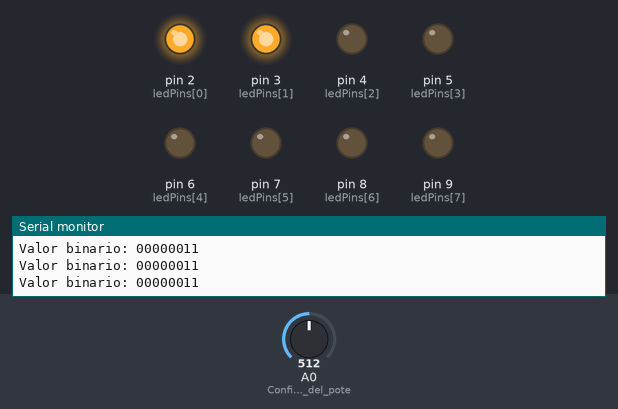
Recording of a sketch running on a simulated Arduino Uno, built with avr-gcc and run on an emulated ATmega328P. On the bench: output pins drawn as LEDs (lit = HIGH), the last lines printed to the serial monitor. The test bench sets the inputs (shaded band); at power-on: A0 (Configura_el_pin_del_pote) = 512.

Above: at 1.2 s.
1.3 s: A0 (Configura_el_pin_del_pote) set to 570
2.8 s: A0 (Configura_el_pin_del_pote) set to 592
At 3.8 s:
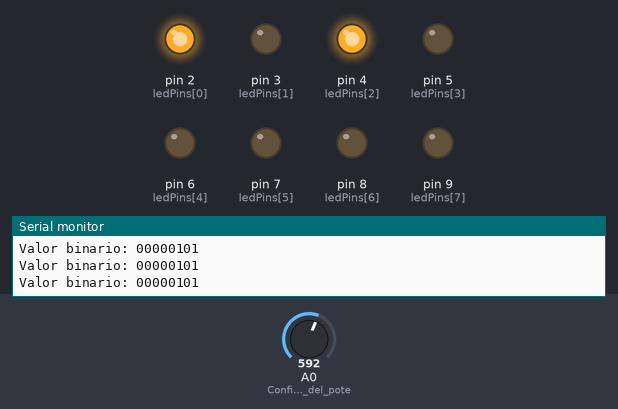
4.3 s: A0 (Configura_el_pin_del_pote) set to 306
At 4.7 s:
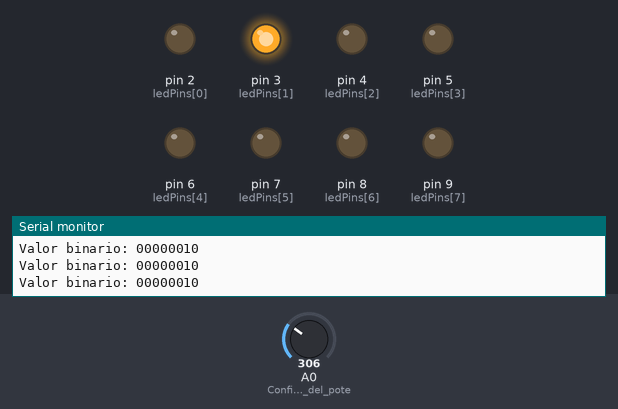
5.8 s: A0 (Configura_el_pin_del_pote) set to 299
7.3 s: A0 (Configura_el_pin_del_pote) set to 275
At 8.5 s:
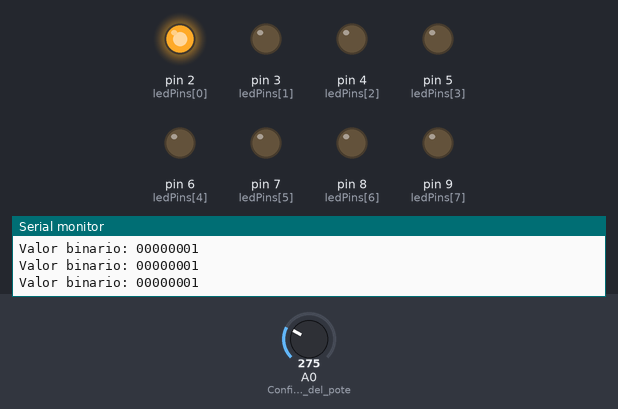
8.8 s: A0 (Configura_el_pin_del_pote) set to 511
At 9.6 s:
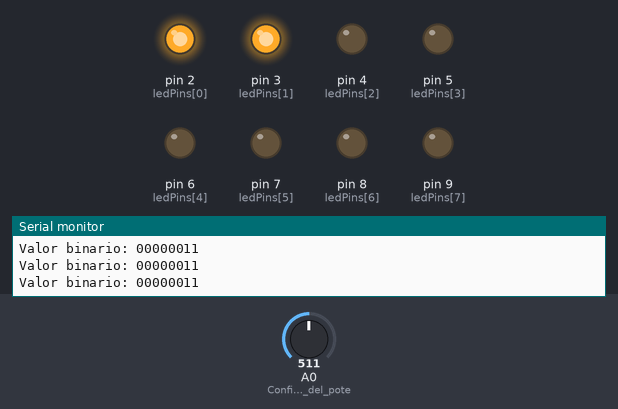
Timing chart, 0 to 11.3 s (numbered marks = the images above; inputs shaded):
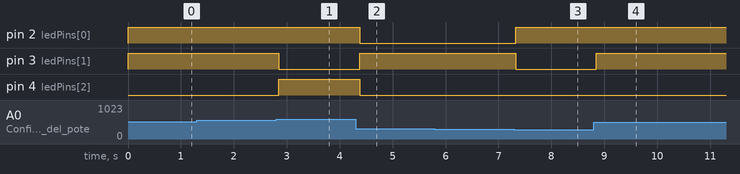

The sketch:

FIBO.ino
```cpp
const int numLeds = 8; // Número de leds utilizados
const int ledPins[numLeds] = {2, 3, 4, 5, 6, 7, 8, 9}; // Pinout de cada uno de los leds
int fib[numLeds]; // Array para almacenar los valores de la secuencia Fibonacci
void setup() {
  // Configura cada uno de los pines de los leds como salida
  for (int i = 0; i < numLeds; i++) {
    pinMode(ledPins[i], OUTPUT);
  }
  pinMode(A0, INPUT); // Configura el pin del potenciómetro como entrada
  Serial.begin(9600); // Inicializa la comunicación serial
  // Calcula los primeros valores de la secuencia Fibonacci
  fib[0] = 1;
  fib[1] = 1;
  for (int i = 2; i < numLeds; i++) {
    fib[i] = fib[i - 1] + fib[i - 2];
  }
}
void loop() {
  int val = analogRead(A0); // Lee el valor del potenciómetro
  int index = map(val, 0, 1023, 0, 7); // Convierte el valor leído en un índice para la secuencia Fibonacci
  int binary = fib[index]; // Selecciona un valor de la secuencia
  String binaryString = ""; // Inicializa una cadena para almacenar el valor binario
  for (int i = 0; i < numLeds; i++) {
    int ledVal = binary % 2; // Obtiene el último dígito binario del valor
    binary = binary / 2; // Quita el último dígito binario del valor
    digitalWrite(ledPins[i], ledVal); // Escribe el valor en el led correspondiente
    binaryString = String(ledVal) + binaryString; // Concatena el valor binario a la cadena
  }
  Serial.println("Valor binario: " + binaryString); // Muestra el valor binario en la consola serial
  delay(100); // Espera un poco antes de volver a repetir el ciclo
}
```

Measured:
- the behaviour switches between 584 and 585 on A0 (Configura_el_pin_del_pote) (found by bisection; images 0 and 1)
- the behaviour switches between 293 and 292 on A0 (Configura_el_pin_del_pote) (found by bisection; images 2 and 3)
- after the input at 2.8 s, pin 3 (ledPins[1]): HIGH → LOW after 0.05 s; pin 4 (ledPins[2]): LOW → HIGH after 0.05 s
- after the input at 4.3 s, pin 2 (ledPins[0]), pin 4 (ledPins[2]): HIGH → LOW after 0.08 s; pin 3 (ledPins[1]): LOW → HIGH after 0.08 s
- after the input at 7.3 s, pin 2 (ledPins[0]): LOW → HIGH at once; pin 3 (ledPins[1]): HIGH → LOW at once
- after the input at 8.8 s, pin 3 (ledPins[1]): LOW → HIGH after 0.05 s
